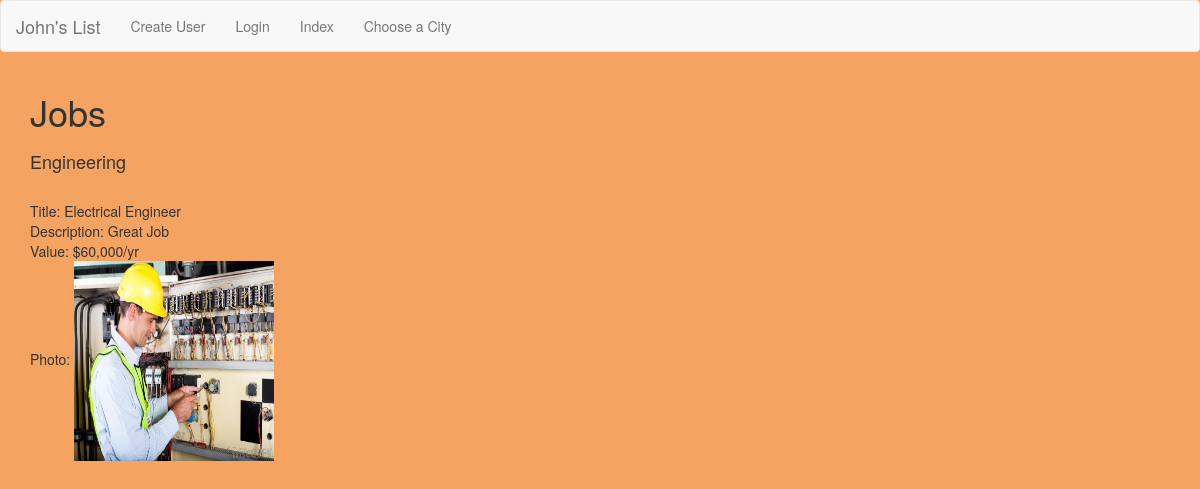
Page /details/2/ on the committed database.
### craigs_list/models.py (models this page shows, shortened)
class Listing(models.Model):
    listing_category = models.ForeignKey(Category)
    listing_subcategory = models.ForeignKey(SubCategory)
    city = models.CharField(max_length=30, choices=CITY_CHOICES, default=GREENVILLE)
    title = models.CharField(max_length=30)
    description = models.TextField()
    value = models.CharField(max_length=30)
    user = models.ForeignKey(User)
    created = models.DateTimeField(auto_now_add=True)
    photo = models.ImageField(upload_to="listing_photos", null=True, blank=True, verbose_name="Listing Photo")
    @property
    def photo_url(self):
        if self.photo:
            return self.photo.url

class Category(models.Model):
    name = models.CharField(max_length=30)
    def __str__(self):
        return self.name

class SubCategory(models.Model):
    category = models.ForeignKey(Category, related_name="subcategories")
    subcategory_name = models.CharField(max_length=30)
    def __str__(self):
        return self.subcategory_name

### craigs_list/views.py (the view)
# urls.py: url(r'^details/(?P<pk>\d+)/$', ListingDetailedView.as_view(), name='listing_detailed_view'),
class ListingDetailedView(DetailView):
    model = Listing

### templates/craigs_list/listing_detail.html (shortened to what this page needs)
{% extends "base.html" %}
{% block content %}
    <h1>{{ listing.listing_category }}<h1>
    <h4>{{ listing.listing_subcategory }}</h4>
    <br>
    Title: {{ listing.title }} <br>
    Description: {{ listing.description }} <br>
    Value: {{ listing.value }} <br>
    Photo: <img class="thumb" src="{{ listing.photo_url }}" alt="" />
{% endblock %}

### craigs_list/static/craigs_list/css/craigs_list.css (style rules this page uses)
.thumb { width: 200px; height: 200px; }

### rows in the picture
Listing: listing_category "Jobs", listing_subcategory "Engineering", title "Electrical Engineer", description "Great Job", value "$60,000/yr", photo_url (picture)
